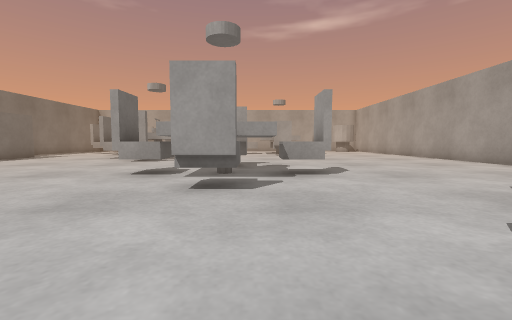
[1] (above)

18 first-person views from a walk through a robot-simulator world made for Webots. The camera is 0.04 m above the floor, tilts 4° down and sees 90° across. The floor is counted in squares, 0.05 m on a side. Each view is taken from the middle of a square. On the plan, view 1 faces up. The plan holds only what a view shows up to about 10 squares ahead; the rest is blank. The robots in the file are not drawn.

[2]
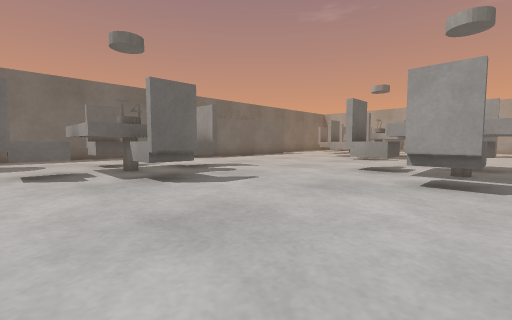

[3]
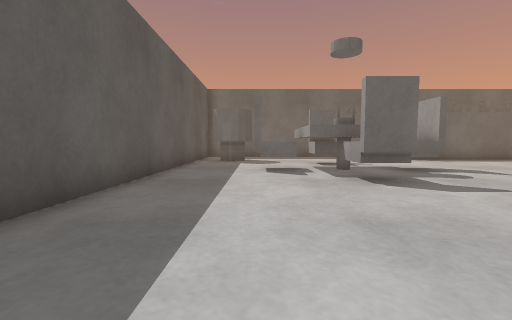

[4]
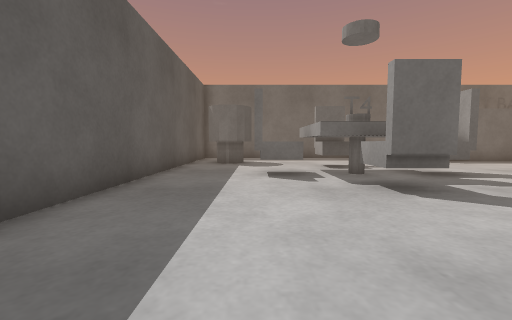

[5]
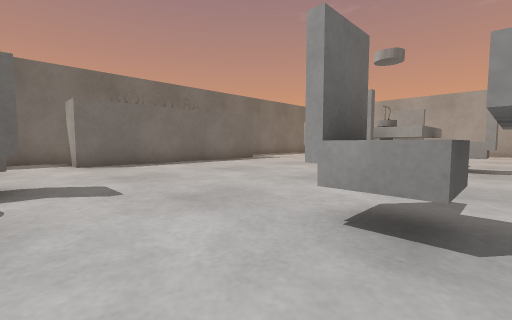

[6]
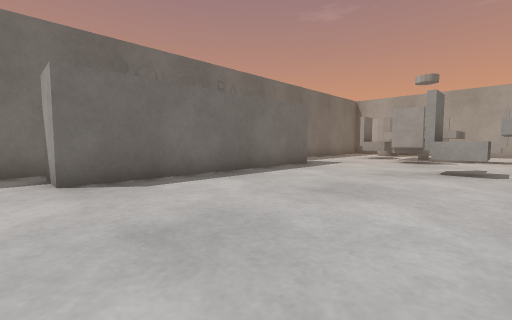

[7]
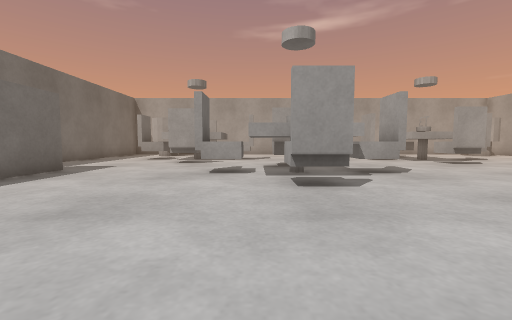

[8]
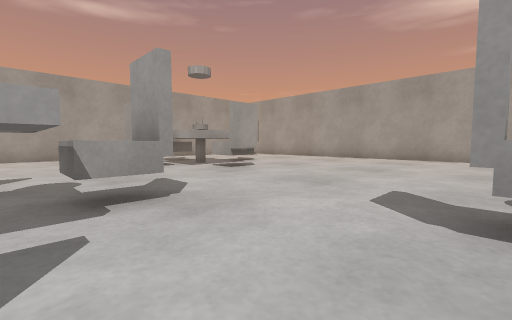

[9]
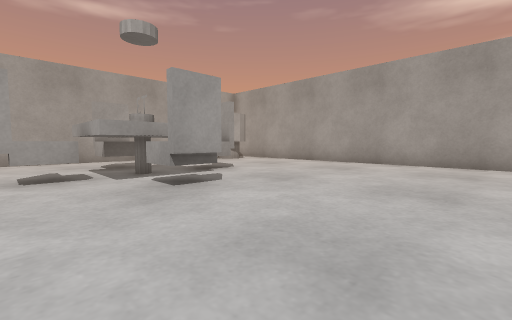

[10]
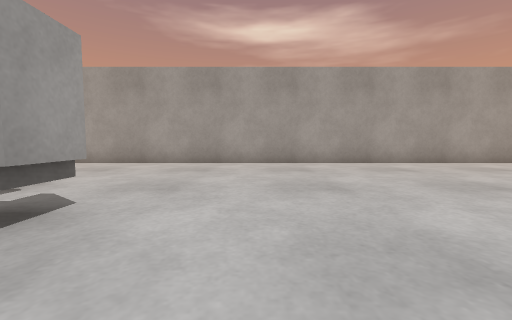

[11]
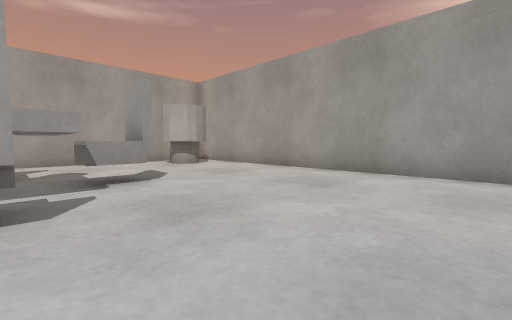

[12]
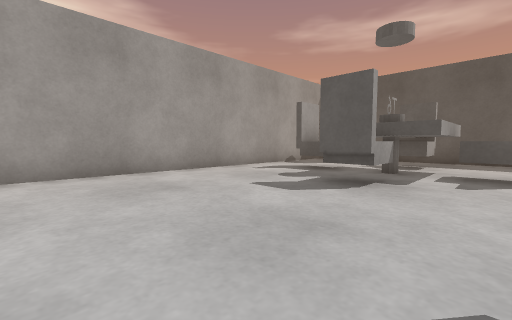

[13]
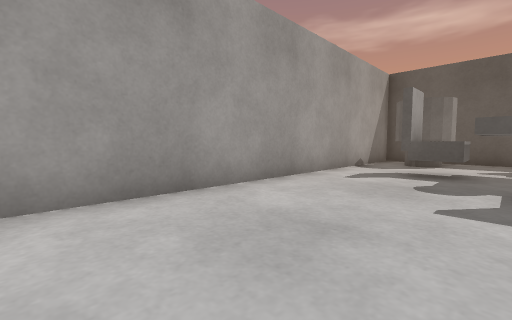

[14]
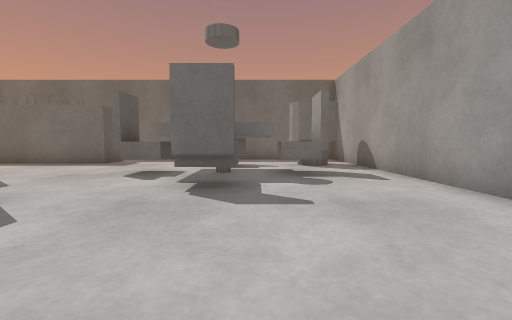

[15]
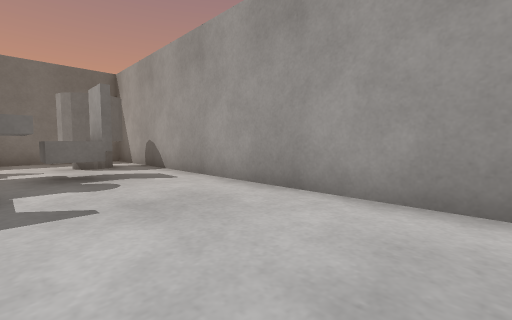

[16]
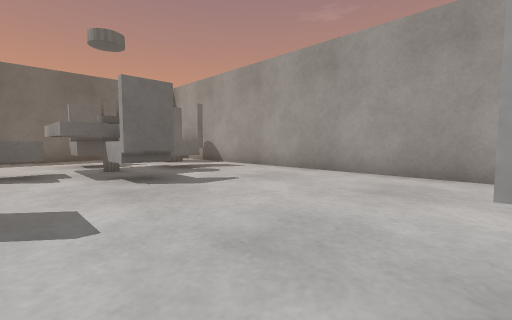

[17]
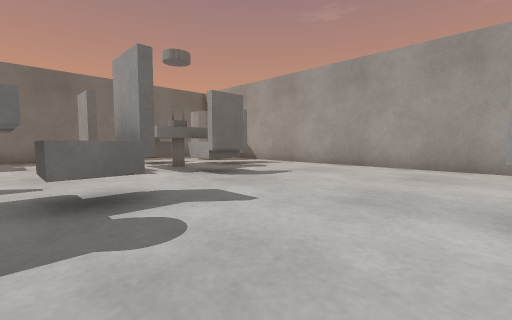

[18]
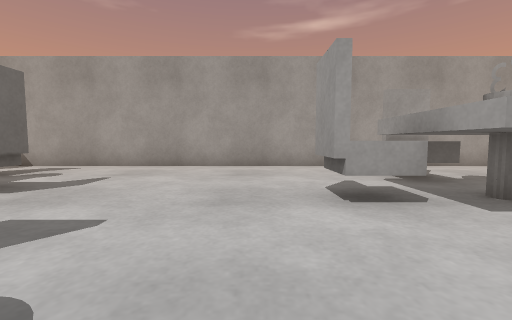

### Floor plan
Key: @ floor where view 1 was taken; # wall or solid block; x gap in a wall; . floor; = window, fence, low wall or low ledge; T thing the floor can be seen under or through.
Columns run from 14 left of view 1 to 9 right of it. Each row starts with its distance up from view 1.
 23  ####################
 22   .x.................
 21 #..TTT...............###
 20 #..T T=........TT......#
 19 #..TT TT......TTT .....#
 18 #..TTT#T.....TTTTTT....#
 17 #...TT#......TTTTTT....#
 16 #....#=........TT......#
 15 #........T.....TT......#
 14 #....... TT............#
 13   #....#TTTT...........#
 12   #....=T#T=...........#
 11   #......#.............#
 10   #....................#
  9   #..........##........#
  8   #......... ##........#
  7   #........TT##=#......#
  6 ###........=T #=#......#
  5 #...........T #........#
  4 #.....TT.....##........#
  3     .. T..........#T...#
  2    .#TTTTT.......##T...#
  1   ..##T#TT......#TT #..#
  0  .....##......@  T  =..#
 -1 #..... #....... ..T=##.#
 -2    #..........  ....####
 -3    x..........  .....
 -4    #########    #####

Where each view was taken, in squares from view 1:
view 1: 0 up, 0 right, facing up
view 2: 1 down, 0 right, facing up-left
view 3: 1 down, 0 right, facing left
view 4: 1 down, 1 left, facing left
view 5: 4 up, 2 left, facing up-left
view 6: 5 up, 6 left, facing up-left
view 7: 6 up, 6 left, facing up
view 8: 9 up, 4 left, facing up-right
view 9: 11 up, 1 left, facing up-right
view 10: 13 up, 1 left, facing right
view 11: 12 up, 2 right, facing up-right
view 12: 8 up, 2 right, facing down-right
view 13: 8 up, 5 right, facing down-right
view 14: 19 up, 2 left, facing left
view 15: 19 up, 2 left, facing up-left
view 16: 16 up, 1 left, facing up-left
view 17: 14 up, 1 left, facing up-left
view 18: 14 up, 2 left, facing up
